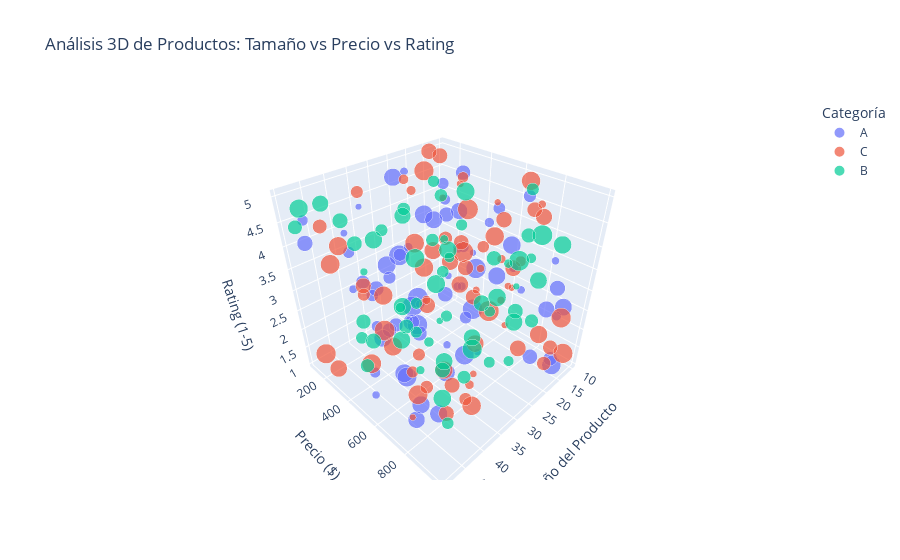

The cell this chart's notebook holds for it:
### Code cell
fig = px.scatter_3d(df_3d,
                    x='Tamaño',
                    y='Precio',
                    z='Rating',
                    color='Categoria',
                    size='Unidades_Vendidas',
                    hover_data=['Region'],
                    title='Análisis 3D de Productos: Tamaño vs Precio vs Rating',
                    opacity=0.7)

fig.update_layout(
    scene=dict(
        xaxis_title='Tamaño del Producto',
        yaxis_title='Precio ($)',
        zaxis_title='Rating (1-5)'
    ),
    legend_title='Categoría'
)

fig.show()

### Figure 1 — Plotly figure (JSON) as saved in the notebook; plotly's stock layout.template omitted (floating-point values rounded to 4 significant figures)
{"data": [{"customdata": [["Este"], ["Este"], ["Sur"], ["Sur"], ["Norte"], ["Norte"], ["Oeste"], ["Norte"], ["Norte"], ["Norte"], ["Este"], ["Este"], ["Sur"], ["Oeste"], ["Sur"], ["Oeste"], ["Oeste"], ["Sur"], ["Sur"], ["Sur"], ["Sur"], ["Sur"], ["Este"], ["Este"], ["Este"], ["Este"], ["Oeste"], ["Norte"], ["Norte"], ["Norte"], ["Este"], ["Este"], ["Este"], ["Norte"], ["Este"], ["Oeste"], ["Sur"], ["Oeste"], ["Oeste"], ["Sur"], ["Oeste"], ["Sur"], ["Oeste"], ["Oeste"], ["Norte"], ["Sur"], ["Norte"], ["Oeste"], ["Este"], ["Este"], ["Oeste"], ["Sur"], ["Sur"], ["Norte"], ["Oeste"], ["Sur"], ["Sur"], ["Este"], ["Sur"], ["Este"], ["Oeste"], ["Norte"], ["Este"], ["Norte"], ["Sur"], ["Sur"], ["Este"], ["Sur"], ["Sur"], ["Oeste"]], "hovertemplate": "Categoria=A<br>Tamaño=%{x}<br>Precio=%{y}<br>Rating=%{z}<br>Unidades_Vendidas=%{marker.size}<br>Region=%{customdata[0]}<extra></extra>", "legendgroup": "A", "marker": {"color": "#636efa", "opacity": 0.7, "size": [54, 141, 219, 366, 395, 95, 267, 460, 96, 263, 105, 399, 110, 386, 75, 302, 229, 352, 77, 265, 63, 236, 361, 420, 287, 88, 490, 175, 74, 194, 62, 261, 443, 160, 83, 473, 132, 474, 150, 55, 331, 338, 399, 360, 186, 292, 80, 85, 55, 124, 384, 143, 111, 490, 75, 484, 167, 324, 261, 274, 162, 189, 50, 369, 227, 435, 179, 133, 370, 368], "sizemode": "area", "sizeref": 1.238, "symbol": "circle"}, "mode": "markers", "name": "A", "scene": "scene", "showlegend": true, "type": "scatter3d", "x": [24.98, 48.03, 39.28, 33.95, 48.8, 43.3, 22.17, 27.28, 21.69, 28.24, 17.99, 30.57, 16.82, 12.6, 47.96, 27.61, 14.88, 11.38, 30.8, 17.39, 45.79, 33.92, 46.87, 13.54, 20.85, 42.62, 38.27, 24.34, 44.52, 34.93, 23.24, 12.54, 39.18, 38.53, 40.84, 27.1, 11.26, 22.57, 30.34, 46.3, 26.42, 44.86, 44.43, 26.7, 18.88, 47.72, 22.93, 24.55, 20.07, 21.39, 34.38, 46.33, 15.8, 29.58, 19.51, 39.13, 43.41, 17.46, 11.63, 33.64, 10.66, 30.48, 35.81, 25.47, 32.21, 35.32, 39.04, 45.88, 45.48, 41.2], "y": [677.8, 175.7, 245.5, 908.7, 722.7, 686.8, 392.9, 684.7, 184.3, 338.7, 975.7, 453.8, 552.4, 619.2, 543.3, 259.4, 946.4, 923.4, 970.0, 867.7, 385.2, 252.5, 601.1, 942.5, 991.0, 921.9, 560.2, 731.8, 901.0, 404.2, 438.0, 184.6, 519.0, 133.6, 214.4, 294.2, 146.5, 586.6, 673.7, 753.5, 564.7, 726.4, 650.5, 420.4, 782.1, 141.4, 136.7, 526.8, 526.1, 458.7, 671.6, 552.8, 692.8, 246.6, 946.2, 617.9, 447.5, 914.8, 276.2, 162.4, 116.4, 185.0, 164.1, 120.9, 259.7, 798.8, 872.6, 486.1, 775.8, 779.1], "z": [1.412, 4.61, 3.021, 4.306, 4.8, 4.802, 2.173, 3.69, 1.365, 1.23, 2.766, 4.551, 4.046, 3.473, 1.404, 1.325, 1.339, 2.497, 4.014, 1.334, 4.625, 1.445, 2.971, 1.045, 3.597, 4.565, 3.111, 4.877, 3.518, 3.783, 2.818, 3.51, 1.182, 3.481, 2.855, 1.311, 3.793, 2.238, 4.255, 3.739, 4.644, 1.105, 2.094, 4.252, 4.999, 4.076, 4.779, 2.802, 3.425, 3.473, 1.454, 3.081, 3.208, 3.244, 4.021, 3.481, 3.36, 2.75, 4.617, 2.393, 4.135, 2.586, 4.449, 4.706, 1.516, 2.383, 3.67, 1.689, 1.769, 1.163]}, {"customdata": [["Oeste"], ["Sur"], ["Norte"], ["Este"], ["Oeste"], ["Este"], ["Norte"], ["Este"], ["Sur"], ["Este"], ["Norte"], ["Norte"], ["Sur"], ["Este"], ["Oeste"], ["Norte"], ["Sur"], ["Oeste"], ["Norte"], ["Este"], ["Este"], ["Oeste"], ["Este"], ["Sur"], ["Sur"], ["Norte"], ["Este"], ["Sur"], ["Este"], ["Oeste"], ["Este"], ["Este"], ["Este"], ["Oeste"], ["Este"], ["Oeste"], ["Este"], ["Oeste"], ["Oeste"], ["Oeste"], ["Sur"], ["Norte"], ["Este"], ["Sur"], ["Este"], ["Norte"], ["Oeste"], ["Sur"], ["Este"], ["Este"], ["Este"], ["Norte"], ["Norte"], ["Este"], ["Sur"], ["Oeste"], ["Norte"], ["Sur"], ["Oeste"], ["Norte"], ["Sur"], ["Sur"], ["Este"], ["Sur"], ["Este"], ["Oeste"], ["Sur"], ["Sur"], ["Norte"], ["Este"]], "hovertemplate": "Categoria=C<br>Tamaño=%{x}<br>Precio=%{y}<br>Rating=%{z}<br>Unidades_Vendidas=%{marker.size}<br>Region=%{customdata[0]}<extra></extra>", "legendgroup": "C", "marker": {"color": "#EF553B", "opacity": 0.7, "size": [71, 454, 50, 182, 61, 350, 331, 298, 288, 97, 341, 306, 105, 63, 435, 414, 203, 56, 52, 412, 288, 323, 420, 64, 241, 77, 251, 280, 135, 74, 117, 277, 418, 285, 91, 229, 275, 492, 489, 364, 278, 426, 486, 161, 53, 495, 296, 436, 89, 457, 269, 167, 418, 441, 222, 182, 375, 459, 373, 139, 191, 342, 405, 308, 439, 59, 310, 456, 187, 62], "sizemode": "area", "sizeref": 1.238, "symbol": "circle"}, "mode": "markers", "name": "C", "scene": "scene", "showlegend": true, "type": "scatter3d", "x": [16.24, 16.24, 44.65, 34.04, 10.82, 30.99, 34.47, 15.58, 41.41, 34.3, 48.63, 42.34, 20.35, 22.47, 48.78, 41.01, 47.58, 17.84, 11.81, 43.15, 24.27, 21.24, 42.09, 12.98, 49.48, 17.95, 10.22, 40.85, 12.96, 22.44, 23.01, 40.43, 11.02, 14.32, 35.46, 19.97, 19.15, 13.08, 21.59, 16.45, 42.32, 35.34, 42.15, 45.84, 22.72, 27.08, 14.79, 23.5, 30.75, 48.87, 22.04, 12.06, 21.15, 40.46, 24.71, 35.34, 31.43, 13.61, 22.83, 16.97, 37.64, 15.5, 46.99, 20.32, 42.69, 31.19, 19.67, 13.72, 45.89, 23.56], "y": [645.8, 108.3, 697.2, 104.6, 593.9, 771.8, 691.9, 611.5, 319.6, 815.3, 275.7, 750.2, 113.9, 485.4, 365.0, 446.6, 866.0, 726.4, 613.1, 226.1, 566.5, 889.6, 732.2, 423.5, 364.2, 829.1, 880.4, 818.5, 685.0, 620.5, 132.3, 840.3, 660.6, 176.8, 578.2, 978.3, 815.7, 343.7, 495.1, 170.6, 966.4, 852.4, 468.1, 743.1, 694.2, 764.1, 113.0, 204.5, 869.9, 188.1, 490.5, 437.2, 663.3, 627.2, 449.4, 512.4, 591.1, 947.3, 965.1, 387.1, 860.4, 353.7, 666.0, 761.6, 353.8, 775.6, 826.2, 991.5, 471.4, 406.7], "z": [2.28, 4.582, 1.043, 4.622, 2.277, 2.315, 4.166, 4.158, 3.198, 1.572, 1.336, 3.804, 4.251, 4.944, 4.109, 3.234, 2.697, 2.875, 1.225, 3.984, 3.333, 4.849, 4.474, 1.894, 4.853, 4.88, 1.173, 1.295, 3.215, 3.337, 4.605, 2.11, 4.898, 4.945, 3.144, 1.65, 4.799, 3.903, 3.454, 2.673, 4.464, 1.181, 2.506, 2.524, 4.88, 2.875, 4.987, 3.222, 4.399, 1.517, 3.687, 3.081, 4.089, 1.115, 3.816, 1.545, 1.058, 2.402, 2.569, 4.798, 1.588, 2.033, 2.97, 3.534, 1.303, 1.512, 1.608, 1.555, 3.563, 4.587]}, {"customdata": [["Norte"], ["Norte"], ["Oeste"], ["Sur"], ["Sur"], ["Oeste"], ["Oeste"], ["Este"], ["Oeste"], ["Norte"], ["Norte"], ["Sur"], ["Este"], ["Norte"], ["Este"], ["Sur"], ["Oeste"], ["Norte"], ["Sur"], ["Sur"], ["Oeste"], ["Oeste"], ["Oeste"], ["Este"], ["Norte"], ["Oeste"], ["Sur"], ["Norte"], ["Este"], ["Norte"], ["Sur"], ["Norte"], ["Este"], ["Oeste"], ["Sur"], ["Este"], ["Norte"], ["Este"], ["Este"], ["Norte"], ["Este"], ["Norte"], ["Sur"], ["Sur"], ["Este"], ["Oeste"], ["Oeste"], ["Sur"], ["Norte"], ["Oeste"], ["Oeste"], ["Oeste"], ["Sur"], ["Oeste"], ["Norte"], ["Norte"], ["Norte"], ["Sur"], ["Norte"], ["Norte"]], "hovertemplate": "Categoria=B<br>Tamaño=%{x}<br>Precio=%{y}<br>Rating=%{z}<br>Unidades_Vendidas=%{marker.size}<br>Region=%{customdata[0]}<extra></extra>", "legendgroup": "B", "marker": {"color": "#00cc96", "opacity": 0.7, "size": [375, 282, 83, 482, 127, 122, 170, 156, 368, 57, 162, 404, 256, 176, 263, 127, 160, 456, 343, 276, 168, 322, 349, 116, 282, 158, 195, 160, 160, 313, 369, 414, 199, 326, 247, 119, 399, 380, 367, 144, 201, 278, 272, 371, 53, 183, 484, 243, 384, 252, 349, 69, 96, 87, 431, 188, 382, 210, 221, 217], "sizemode": "area", "sizeref": 1.238, "symbol": "circle"}, "mode": "markers", "name": "B", "scene": "scene", "showlegend": true, "type": "scatter3d", "x": [12.32, 38.32, 18.49, 17.27, 17.34, 21.65, 24.65, 33.7, 11.86, 22.18, 13.91, 37.37, 29.81, 46.37, 36.5, 31.87, 23.01, 25.55, 31.71, 15.64, 40.89, 39.16, 14.63, 35.5, 45.49, 28.89, 14.78, 32.45, 29.75, 30.91, 40.22, 47.19, 17.46, 45.7, 31.57, 42.3, 14.4, 19.12, 42.72, 10.28, 30.43, 38.12, 48.5, 29.89, 11.48, 30.11, 19.58, 49.43, 19.68, 36.89, 35.29, 37.1, 19.06, 47.47, 23.64, 14.54, 45.09, 36.4, 46.02, 23.97], "y": [191.3, 244.7, 301.8, 741.0, 313.5, 864.3, 430.9, 902.8, 668.0, 352.7, 121.9, 680.9, 958.5, 433.1, 935.5, 967.3, 187.5, 653.5, 766.7, 727.3, 828.4, 551.4, 816.2, 588.4, 357.9, 631.7, 127.5, 424.2, 570.0, 793.0, 390.7, 122.8, 256.0, 240.8, 325.2, 594.3, 351.9, 959.4, 598.9, 477.6, 323.0, 733.3, 542.5, 255.9, 654.3, 140.8, 870.8, 163.5, 678.2, 123.9, 679.0, 190.7, 714.7, 833.0, 206.3, 727.1, 889.7, 823.1, 434.8, 937.7], "z": [2.557, 1.365, 3.294, 3.527, 2.794, 4.009, 2.978, 2.404, 1.468, 1.291, 4.287, 3.825, 4.947, 2.483, 4.789, 2.505, 1.475, 1.47, 2.499, 2.143, 1.049, 4.972, 3.092, 2.124, 4.802, 4.561, 2.823, 1.752, 2.413, 3.335, 4.29, 4.731, 4.242, 4.949, 1.602, 3.377, 4.368, 4.353, 2.659, 1.226, 4.459, 1.989, 4.816, 1.915, 2.433, 3.686, 4.409, 4.507, 2.614, 1.536, 1.852, 3.056, 3.488, 2.968, 2.837, 4.92, 2.315, 1.961, 1.728, 2.896]}], "layout": {"legend": {"itemsizing": "constant", "title": {"text": "Categoría"}, "tracegroupgap": 0}, "scene": {"domain": {"x": [0, 1], "y": [0, 1]}, "xaxis": {"title": {"text": "Tamaño del Producto"}}, "yaxis": {"title": {"text": "Precio ($)"}}, "zaxis": {"title": {"text": "Rating (1-5)"}}}, "title": {"text": "Análisis 3D de Productos: Tamaño vs Precio vs Rating"}}}
